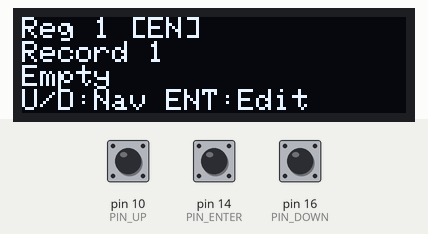
This sketch was run on a simulated Arduino Leonardo, built with avr-gcc and run on an emulated ATmega32U4. Parts: 128×32 one-colour display. Inputs (shaded band) come from the test bench; at power-on: pin 14 (PIN_ENTER) HIGH, pin 16 (PIN_DOWN) HIGH, pin 10 (PIN_UP) HIGH. EEPROM starts erased; USB keyboard and mouse output is not drawn.

Above: at 4.9 s.
5.0 s: pin 14 (PIN_ENTER) pulled LOW for 0.15 s
At 6.3 s:
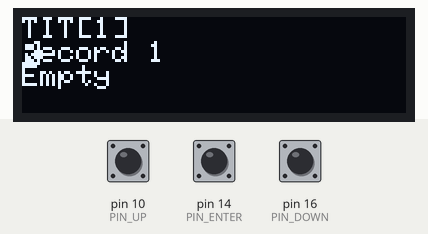
6.6 s: pin 16 (PIN_DOWN) pulled LOW for 1 s
At 8.8 s:
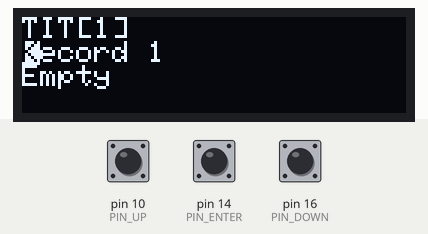
9.1 s: pin 10 (PIN_UP) pulled LOW for 3.2 s
At 13.5 s:
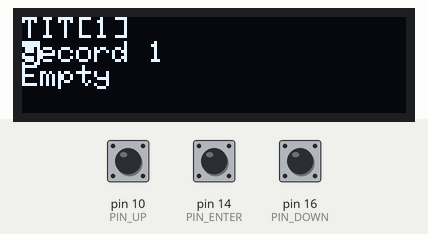
13.8 s: pin 10 (PIN_UP) pulled LOW for 1 s
At 15.4 s:
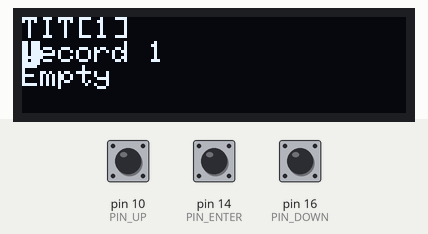
16.3 s: pin 16 (PIN_DOWN) pulled LOW for 3.2 s
At 18.36 s:
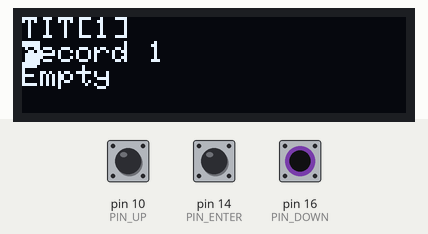
21.0 s: pin 14 (PIN_ENTER) pulled LOW for 3.2 s
At 25.0 s:
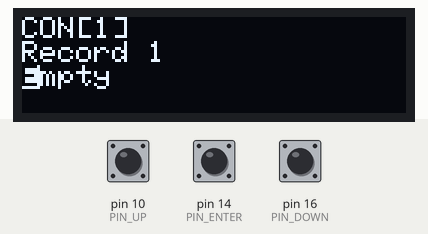
Timing chart, 0 to 26.5 s (numbered marks = the images above; inputs shaded):
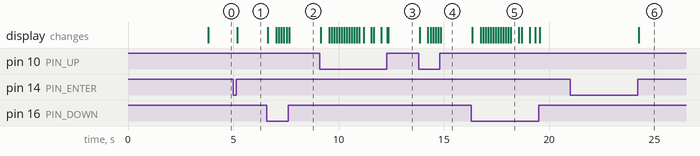

The sketch:

KeyVault_v5.ino
```cpp
#define COMPILATION_NAME    "KeyVault"
#define COMPILATION_DATE    __DATE__
#define COMPILATION_TIME    __TIME__
#define COMPILATION_VERSION  "v3.6"

#include <Wire.h>
#include <Adafruit_SSD1306.h>
#include <EEPROM.h>
#include <Keyboard.h>
#include <avr/pgmspace.h>

#define OLED_W 128
#define OLED_H 32
#define OLED_ADDR 0x3C

Adafruit_SSD1306 display(OLED_W, OLED_H, &Wire);

// Pines
static const uint8_t PIN_UP    = 10;
static const uint8_t PIN_DOWN  = 16;
static const uint8_t PIN_ENTER = 14;

// Configuración general
static const uint8_t TOTAL_RECORDS     = 4;
static const uint8_t MAX_TITLE_LEN     = 32;
static const uint8_t MAX_CONTENT_LEN   = 128;

// Estados de menú
enum MenuMode { MODE_VIEW, MODE_EDIT, MODE_CONFIRM, MODE_CONFIG, MODE_UNSAVED };
static uint8_t menuMode = MODE_VIEW;

// Campos de edición
static const uint8_t FIELD_TITLE   = 0;
static const uint8_t FIELD_CONTENT  = 1;

// Tiempos
static const unsigned long T_LONG_PRESS   = 2000;
static const unsigned long T_TIMEOUT      = 30000;
static const unsigned long T_SAVED_MSG     = 1200;
static const unsigned long T_DEBOUNCE      = 30;
static const unsigned long T_REPT_START    = 400;
static const unsigned long T_REPT_FAST     = 40;

// Layout teclado
static const uint8_t KB_EN = 0;
static const uint8_t KB_ES = 1;
static const uint8_t KB_COUNT = 2;

// EEPROM Layout
static const uint8_t EE_MAGIC0 = 0;
static const uint8_t EE_MAGIC1 = 1;
static const uint8_t EE_MAGIC2 = 2;
static const uint8_t EE_MAGIC3 = 3;
static const uint8_t EE_VER    = 4;
static const uint8_t EE_LAYOUT  = 5;
static const uint8_t EE_ACTIVE  = 6;
static const uint8_t EE_STATE_CRC = 7;

static const uint8_t EE_MAGIC_VAL[4] = {'K', 'V', '3', '4'};
static const uint8_t EE_VER_VAL  = 1;
static const uint16_t EE_DATA_START = 16;
static const uint16_t RECORD_EE_SIZE = (MAX_TITLE_LEN + 1) + (MAX_CONTENT_LEN + 1) + 1;

static const char CHAR_MIN = 32;
static const char CHAR_MAX = 126;

// -----------------------------------------------------------------------------
// Estructuras
// -----------------------------------------------------------------------------
struct DataRecord {
  char header[MAX_TITLE_LEN + 1];
  char details[MAX_CONTENT_LEN + 1];
  bool dirty;
};

struct Button {
  bool raw = false;
  bool state = false;
  bool pressed = false;
  bool released = false;
  bool longFired = false;
  unsigned long lastChange = 0;
  unsigned long pressTime = 0;
  unsigned long lastRepeat = 0;
};

struct CharMap {
  char ch;
  uint8_t mod;
  uint8_t key;
};

static const CharMap ES_MAP[] PROGMEM = {
  { '@', KEY_RIGHT_ALT, '2' }, { '#', KEY_RIGHT_ALT, '3' },
  { '~', KEY_RIGHT_ALT, '4' }, { '[', KEY_RIGHT_ALT, '[' },
  { ']', KEY_RIGHT_ALT, ']' }, { '{', KEY_RIGHT_ALT, '\'' },
  { '}', KEY_RIGHT_ALT, '\\' }, { '\\', KEY_RIGHT_ALT, '`' },
  { '|', KEY_RIGHT_ALT, '1' }
};
static const uint8_t ES_MAP_LEN = sizeof(ES_MAP) / sizeof(ES_MAP[0]);

// -----------------------------------------------------------------------------
// Variables globales
// -----------------------------------------------------------------------------
DataRecord dataset[TOTAL_RECORDS];
uint8_t activeRecord = 0;
uint8_t editField = FIELD_TITLE;
uint8_t cursorPos = 0;
uint8_t kbLayout = KB_EN;
uint8_t kbLayoutTmp = KB_EN;

unsigned long lastInteraction = 0;
unsigned long savedMsgTime = 0;
bool showSavedMsg = false;
bool displaySleeping = false;
bool refreshNeeded = true;

Button bUp, bDown, bEnter;

// -----------------------------------------------------------------------------
// Funciones Auxiliares
// -----------------------------------------------------------------------------
static uint8_t crc8(const uint8_t *data, uint16_t len) {
  uint8_t crc = 0xFF;
  for (uint16_t i = 0; i < len; i++) {
    crc ^= data[i];
    for (uint8_t b = 0; b < 8; b++) {
      if (crc & 0x80) {
        crc = (crc << 1) ^ 0x31;
      } else {
        crc = (crc << 1);
      }
    }
  }
  return crc;
}

static uint8_t stateCRC(uint8_t ar, uint8_t kb) {
  uint8_t buf[2] = { ar, kb };
  return crc8(buf, 2);
}

static uint8_t recordCRC(uint8_t idx) {
  return crc8((uint8_t*)&dataset[idx], (MAX_TITLE_LEN + 1 + MAX_CONTENT_LEN + 1));
}

static uint16_t recordAddr(uint8_t idx) {
  return EE_DATA_START + (uint16_t)idx * RECORD_EE_SIZE;
}

static uint8_t activeFieldMax() {
  return (editField == FIELD_TITLE) ? MAX_TITLE_LEN : MAX_CONTENT_LEN;
}

static char &activeChar() {
  if (editField == FIELD_TITLE) {
    return dataset[activeRecord].header[cursorPos];
  } else {
    return dataset[activeRecord].details[cursorPos];
  }
}

// -----------------------------------------------------------------------------
// EEPROM
// -----------------------------------------------------------------------------
static void writeStateToEEPROM() {
  for(uint8_t i = 0; i < 4; i++) {
    EEPROM.update(EE_MAGIC0 + i, EE_MAGIC_VAL[i]);
  }
  EEPROM.update(EE_VER, EE_VER_VAL);
  EEPROM.update(EE_LAYOUT, kbLayout);
  EEPROM.update(EE_ACTIVE, activeRecord);
  EEPROM.update(EE_STATE_CRC, stateCRC(activeRecord, kbLayout));
}

static void loadRecord(uint8_t idx) {
  uint16_t addr = recordAddr(idx);
  for (uint8_t i = 0; i <= MAX_TITLE_LEN; i++) {
    dataset[idx].header[i] = (char)EEPROM.read(addr + i);
  }
  uint16_t cAddr = addr + MAX_TITLE_LEN + 1;
  for (uint8_t i = 0; i <= MAX_CONTENT_LEN; i++) {
    dataset[idx].details[i] = (char)EEPROM.read(cAddr + i);
  }

  uint8_t storedCRC = EEPROM.read(cAddr + MAX_CONTENT_LEN + 1);
  if (storedCRC != recordCRC(idx)) {
    strcpy(dataset[idx].header, "Error Datos");
    strcpy(dataset[idx].details, "Vacio");
  }
  dataset[idx].dirty = false;
}

static void saveRecord(uint8_t idx) {
  uint16_t addr = recordAddr(idx);
  for (uint8_t i = 0; i <= MAX_TITLE_LEN; i++) {
    EEPROM.update(addr + i, dataset[idx].header[i]);
  }
  uint16_t cAddr = addr + MAX_TITLE_LEN + 1;
  for (uint8_t i = 0; i <= MAX_CONTENT_LEN; i++) {
    EEPROM.update(cAddr + i, dataset[idx].details[i]);
  }
  EEPROM.update(cAddr + MAX_CONTENT_LEN + 1, recordCRC(idx));
  dataset[idx].dirty = false;
}

// -----------------------------------------------------------------------------
// Keyboard
// -----------------------------------------------------------------------------
static void sendChar(char c) {
  if (kbLayout == KB_ES) {
    CharMap t;
    for (uint8_t i = 0; i < ES_MAP_LEN; i++) {
      memcpy_P(&t, &ES_MAP[i], sizeof(CharMap));
      if (t.ch == c) {
        Keyboard.press(t.mod);
        Keyboard.press(t.key);
        delay(15);
        Keyboard.releaseAll();
        return;
      }
    }
  }
  Keyboard.print(c);
}

static void sendRecord(uint8_t idx) {
  const char *s = dataset[idx].details;
  for (uint16_t i = 0; s[i] != '\0'; i++) {
    sendChar(s[i]);
    delay(10);
  }
}

// -----------------------------------------------------------------------------
// Input
// -----------------------------------------------------------------------------
static void pollButton(Button &b, uint8_t pin) {
  bool raw = (digitalRead(pin) == LOW);
  unsigned long now = millis();
  b.pressed = false;
  b.released = false;

  if (raw != b.raw) {
    b.raw = raw;
    b.lastChange = now;
  }

  if ((now - b.lastChange) >= T_DEBOUNCE && raw != b.state) {
    b.state = raw;
    if (raw) {
      b.pressed = true;
      b.pressTime = now;
      b.longFired = false;
      b.lastRepeat = now;
    } else {
      b.released = true;
    }
    refreshNeeded = true;
  }
}

static bool checkRepeat(Button &b) {
  if (!b.state) {
    return false;
  }
  unsigned long now = millis();
  unsigned long held = now - b.pressTime;
  if (held < T_REPT_START) {
    return false;
  }

  uint16_t interval = (held < 2000) ? 120 : T_REPT_FAST;
  if (now - b.lastRepeat >= interval) {
    b.lastRepeat = now;
    refreshNeeded = true;
    return true;
  }
  return false;
}

// -----------------------------------------------------------------------------
// Display
// -----------------------------------------------------------------------------
static void printWindowed(const char *str, uint8_t cursorP, bool showCursor) {
  uint8_t charsPerLine = OLED_W / 6;
  uint8_t winStart = 0;
  if (showCursor) {
    winStart = (cursorP / charsPerLine) * charsPerLine;
  }

  for (uint8_t i = 0; i < charsPerLine; i++) {
    uint8_t pos = winStart + i;
    if (str[pos] != '\0') {
      display.write(str[pos]);
    } else {
      if (showCursor && pos < activeFieldMax()) {
        display.write(' ');
      } else {
        display.write('\0');
      }
    }
  }
}

static void updateDisplay() {
  if (displaySleeping || !refreshNeeded) {
    return;
  }

  display.clearDisplay();
  display.setCursor(0, 0);

  if (showSavedMsg) {
    display.println(F("\n >> Guardado! <<"));
  } else {
    switch (menuMode) {
      case MODE_VIEW:
        display.print(F("Reg "));
        display.print(activeRecord + 1);
        display.print(kbLayout == KB_EN ? F(" [EN]") : F(" [ES]"));
        if (dataset[activeRecord].dirty) {
          display.print('*');
        }
        display.println();
        printWindowed(dataset[activeRecord].header, 0, false);
        display.println();
        printWindowed(dataset[activeRecord].details, 0, false);
        display.println();
        display.print(F("U/D:Nav ENT:Edit"));
        break;

      case MODE_EDIT: {
        display.print(editField == FIELD_TITLE ? F("TIT[") : F("CON["));
        display.print(cursorPos + 1);
        display.println(']');

        if (editField == FIELD_TITLE) {
          printWindowed(dataset[activeRecord].header, cursorPos, true);
        } else {
          printWindowed(dataset[activeRecord].header, 0, false);
        }

        display.setCursor(0, 16);
        if (editField == FIELD_CONTENT) {
          printWindowed(dataset[activeRecord].details, cursorPos, true);
        } else {
          printWindowed(dataset[activeRecord].details, 0, false);
        }

        uint8_t cx = (cursorPos % (OLED_W/6)) * 6;
        uint8_t cy = (editField == FIELD_TITLE) ? 8 : 16;
        display.fillRect(cx, cy, 6, 8, SSD1306_INVERSE);
        break;
      }

      case MODE_CONFIRM:
        display.println(F("Guardar cambios?"));
        display.println(F(" UP : SI"));
        display.println(F(" DN : NO"));
        break;

      case MODE_CONFIG:
        display.println(F("== Idioma =="));
        display.print(kbLayoutTmp == KB_EN ? F("> ENGLISH") : F("  ENGLISH"));
        display.println();
        display.print(kbLayoutTmp == KB_ES ? F("> ESPANOL") : F("  ESPANOL"));
        break;

      case MODE_UNSAVED:
        display.println(F("! Datos sin guardar !"));
        display.println(F(" UP : Guardar ahora"));
        display.println(F(" DN : Descartar"));
        break;
    }
  }

  display.display();
  refreshNeeded = false;
}

// -----------------------------------------------------------------------------
// Lógica Principal
// -----------------------------------------------------------------------------
void wakeDisplay() {
  if (displaySleeping) {
    display.ssd1306_command(SSD1306_DISPLAYON);
    displaySleeping = false;
    refreshNeeded = true;
  }
  lastInteraction = millis();
}

void handleInput() {
  if (showSavedMsg) {
    return;
  }
  unsigned long now = millis();

  if ((bUp.pressed || bDown.pressed || bEnter.pressed) && displaySleeping) {
    wakeDisplay();
    return;
  }

  if (bUp.pressed || bDown.pressed || bEnter.pressed) {
    lastInteraction = now;
  }

  switch (menuMode) {
    case MODE_VIEW:
      if (bUp.pressed) {
        activeRecord = (activeRecord + 1) % TOTAL_RECORDS;
        loadRecord(activeRecord);
      }
      if (bDown.pressed) {
        activeRecord = (activeRecord > 0) ? activeRecord - 1 : TOTAL_RECORDS - 1;
        loadRecord(activeRecord);
      }
      if (bEnter.released && !bEnter.longFired) {
        menuMode = MODE_EDIT;
        editField = FIELD_TITLE;
        cursorPos = 0;
      }
      if (bEnter.state && !bEnter.longFired && (now - bEnter.pressTime > T_LONG_PRESS)) {
        bEnter.longFired = true;
        sendRecord(activeRecord);
      }
      if (bDown.state && !bDown.longFired && (now - bDown.pressTime > T_LONG_PRESS)) {
        bDown.longFired = true;
        kbLayoutTmp = kbLayout;
        menuMode = MODE_CONFIG;
      }
      break;

    case MODE_EDIT:
      if (bUp.pressed || checkRepeat(bUp)) {
        if (activeChar() < CHAR_MAX) {
          activeChar()++;
        } else {
          activeChar() = CHAR_MIN;
        }
        dataset[activeRecord].dirty = true;
      }
      if (bDown.pressed || checkRepeat(bDown)) {
        if (activeChar() > CHAR_MIN) {
          activeChar()--;
        } else {
          activeChar() = CHAR_MAX;
        }
        dataset[activeRecord].dirty = true;
      }
      if (bEnter.released && !bEnter.longFired) {
        if (cursorPos < activeFieldMax() - 1) {
          cursorPos++;
        } else if (editField == FIELD_TITLE) {
          editField = FIELD_CONTENT;
          cursorPos = 0;
        } else {
          menuMode = MODE_CONFIRM;
        }
      }
      if (bEnter.state && !bEnter.longFired && (now - bEnter.pressTime > T_LONG_PRESS)) {
        bEnter.longFired = true;
        if (editField == FIELD_TITLE) {
          editField = FIELD_CONTENT;
          cursorPos = 0;
        } else {
          menuMode = MODE_CONFIRM;
        }
      }
      break;

    case MODE_CONFIRM:
      if (bUp.pressed) {
        saveRecord(activeRecord);
        showSavedMsg = true;
        savedMsgTime = now;
        menuMode = MODE_VIEW;
        writeStateToEEPROM();
      }
      if (bDown.pressed) {
        menuMode = MODE_EDIT;
      }
      break;

    case MODE_CONFIG:
      if (bUp.pressed || bDown.pressed) {
        kbLayoutTmp = (kbLayoutTmp + 1) % KB_COUNT;
      }
      if (bEnter.pressed) {
        kbLayout = kbLayoutTmp;
        menuMode = MODE_VIEW;
        writeStateToEEPROM();
      }
      break;

    case MODE_UNSAVED:
      if (bUp.pressed) {
        saveRecord(activeRecord);
        menuMode = MODE_VIEW;
        writeStateToEEPROM();
      }
      if (bDown.pressed) {
        loadRecord(activeRecord);
        menuMode = MODE_VIEW;
      }
      break;
  }
}

void setup() {
  pinMode(PIN_UP, INPUT_PULLUP);
  pinMode(PIN_DOWN, INPUT_PULLUP);
  pinMode(PIN_ENTER, INPUT_PULLUP);

  Wire.begin();
  Wire.setClock(400000);

  if (display.begin(SSD1306_SWITCHCAPVCC, OLED_ADDR)) {
    display.clearDisplay();
    display.setTextSize(1);
    display.setTextColor(SSD1306_WHITE);
    display.setCursor(0,0);
    display.println(F(COMPILATION_NAME));
    display.println(F(COMPILATION_VERSION));
    display.display();
    delay(1500);
  }

  Keyboard.begin();

  bool valid = true;
  for(uint8_t i = 0; i < 4; i++) {
    if(EEPROM.read(EE_MAGIC0 + i) != EE_MAGIC_VAL[i]) {
      valid = false;
    }
  }

  if (!valid) {
    kbLayout = KB_EN;
    activeRecord = 0;
    writeStateToEEPROM();
    for(uint8_t i = 0; i < TOTAL_RECORDS; i++) {
      sprintf(dataset[i].header, "Record %d", i+1);
      sprintf(dataset[i].details, "Empty");
      saveRecord(i);
    }
  } else {
    kbLayout = EEPROM.read(EE_LAYOUT);
    activeRecord = EEPROM.read(EE_ACTIVE);
    if (activeRecord >= TOTAL_RECORDS) {
      activeRecord = 0;
    }
    loadRecord(activeRecord);
  }

  lastInteraction = millis();
}

void loop() {
  pollButton(bUp, PIN_UP);
  pollButton(bDown, PIN_DOWN);
  pollButton(bEnter, PIN_ENTER);

  handleInput();

  unsigned long elapsed = millis() - lastInteraction;
  if (!displaySleeping && elapsed > T_TIMEOUT) {
    if (menuMode != MODE_VIEW) {
      if (dataset[activeRecord].dirty && menuMode != MODE_UNSAVED) {
        menuMode = MODE_UNSAVED;
        lastInteraction = millis();
        refreshNeeded = true;
      } else {
        loadRecord(activeRecord);
        menuMode = MODE_VIEW;
        display.ssd1306_command(SSD1306_DISPLAYOFF);
        displaySleeping = true;
      }
    } else {
      display.ssd1306_command(SSD1306_DISPLAYOFF);
      displaySleeping = true;
    }
  }

  if (showSavedMsg && (millis() - savedMsgTime > T_SAVED_MSG)) {
    showSavedMsg = false;
    refreshNeeded = true;
  }

  updateDisplay();
}
```

Measured:
- after the input at 5.0 s, the display: changes after 0.20 s (image 1)
- after the input at 6.6 s, the display: first changes after 0.05 s (image 2 shows a later state)
- after the input at 9.1 s, the display: first changes after 0.05 s (image 3 shows a later state)
- after the input at 13.8 s, the display: first changes after 0.05 s (image 4 shows a later state)
- after the input at 16.3 s, the display: first changes after 0.05 s (image 5 shows a later state)
- after the input at 21.0 s, the display: changes after 3.2 s (image 6)
